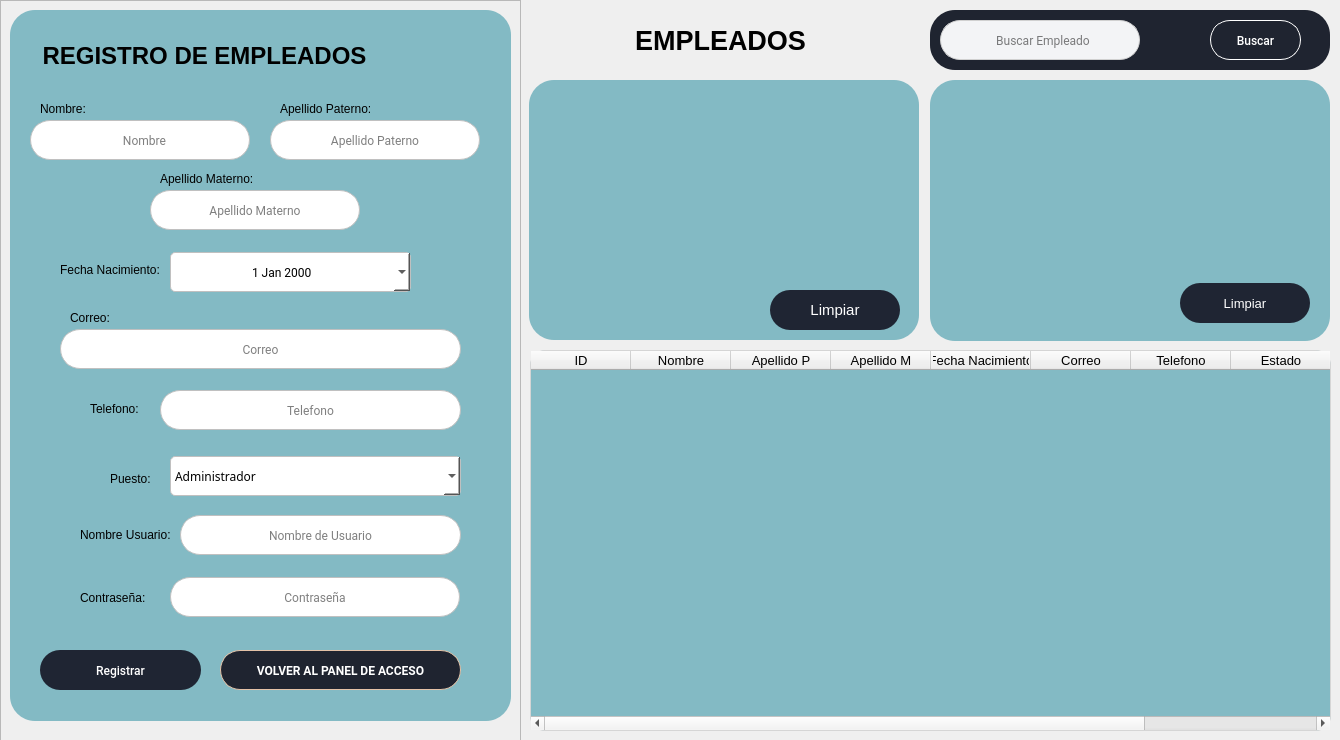
<?xml version="1.0" encoding="UTF-8"?>
<ui version="4.0">
 <class>MainWindow</class>
 <widget class="QMainWindow" name="MainWindow">
  <property name="geometry">
   <rect>
    <x>0</x>
    <y>0</y>
    <width>1340</width>
    <height>740</height>
   </rect>
  </property>
  <property name="windowTitle">
   <string>MainWindow</string>
  </property>
  <widget class="QWidget" name="centralwidget">
   <widget class="QFrame" name="frame_2">
    <property name="geometry">
     <rect>
      <x>930</x>
      <y>10</y>
      <width>400</width>
      <height>60</height>
     </rect>
    </property>
    <property name="styleSheet">
     <string notr="true">QFrame {
	background: #1f2430;
	border: #c0c0c0;
	border-radius: 25px;
}</string>
    </property>
    <property name="frameShape">
     <enum>QFrame::StyledPanel</enum>
    </property>
    <property name="frameShadow">
     <enum>QFrame::Raised</enum>
    </property>
    <widget class="QLineEdit" name="txtIdUsuario">
     <property name="geometry">
      <rect>
       <x>10</x>
       <y>10</y>
       <width>200</width>
       <height>40</height>
      </rect>
     </property>
     <property name="font">
      <font>
       <family>Roboto</family>
       <pointsize>9</pointsize>
      </font>
     </property>
     <property name="styleSheet">
      <string notr="true">QLineEdit {
	background: #f3f4f6;
	border: 1px solid #d0d0d0;
	border-radius: 20px;
}</string>
     </property>
     <property name="alignment">
      <set>Qt::AlignCenter</set>
     </property>
     <property name="placeholderText">
      <string>  Buscar Empleado</string>
     </property>
    </widget>
    <widget class="QPushButton" name="btnBuscar">
     <property name="geometry">
      <rect>
       <x>280</x>
       <y>10</y>
       <width>91</width>
       <height>40</height>
      </rect>
     </property>
     <property name="font">
      <font>
       <family>Roboto Medium</family>
       <pointsize>9</pointsize>
      </font>
     </property>
     <property name="styleSheet">
      <string notr="true">QPushButton {
	border: 1px solid #fff;
	border-radius: 20px;
	color: #fff;;
}

QPushButton:hover{
	border-radius: 20px;
	background-color: rgb(77, 92, 107);
	color: #fff;
}</string>
     </property>
     <property name="text">
      <string>Buscar</string>
     </property>
    </widget>
   </widget>
   <widget class="QTableWidget" name="tbwEmpleados">
    <property name="geometry">
     <rect>
      <x>530</x>
      <y>350</y>
      <width>801</width>
      <height>381</height>
     </rect>
    </property>
    <property name="font">
     <font>
      <pointsize>10</pointsize>
     </font>
    </property>
    <property name="styleSheet">
     <string notr="true">QTableWidget {
background: #83bac4;
border: 1px solid #D5D5D5;
border-radius: 15px;
}</string>
    </property>
    <column>
     <property name="text">
      <string>ID</string>
     </property>
    </column>
    <column>
     <property name="text">
      <string>Nombre</string>
     </property>
    </column>
    <column>
     <property name="text">
      <string>Apellido P</string>
     </property>
    </column>
    <column>
     <property name="text">
      <string>Apellido M</string>
     </property>
    </column>
    <column>
     <property name="text">
      <string>Fecha Nacimiento</string>
     </property>
    </column>
    <column>
     <property name="text">
      <string>Correo</string>
     </property>
    </column>
    <column>
     <property name="text">
      <string>Telefono</string>
     </property>
    </column>
    <column>
     <property name="text">
      <string>Estado</string>
     </property>
    </column>
    <column>
     <property name="text">
      <string>Puesto</string>
     </property>
    </column>
   </widget>
   <widget class="QTextEdit" name="txtRegistro">
    <property name="geometry">
     <rect>
      <x>529</x>
      <y>80</y>
      <width>390</width>
      <height>260</height>
     </rect>
    </property>
    <property name="font">
     <font>
      <family>Roboto Medium</family>
      <pointsize>8</pointsize>
     </font>
    </property>
    <property name="styleSheet">
     <string notr="true">QTextEdit  {
	background: #83bac4;
	border: #c0c0c0;
	border-radius: 25px;
}</string>
    </property>
    <property name="lineWidth">
     <number>1</number>
    </property>
    <property name="readOnly">
     <bool>true</bool>
    </property>
    <property name="html">
     <string>&lt;!DOCTYPE HTML PUBLIC &quot;-//W3C//DTD HTML 4.0//EN&quot; &quot;http://www.w3.org/TR/REC-html40/strict.dtd&quot;&gt;
&lt;html&gt;&lt;head&gt;&lt;meta name=&quot;qrichtext&quot; content=&quot;1&quot; /&gt;&lt;style type=&quot;text/css&quot;&gt;
p, li { white-space: pre-wrap; }
&lt;/style&gt;&lt;/head&gt;&lt;body style=&quot; font-family:'Roboto Medium'; font-size:8pt; font-weight:400; font-style:normal;&quot;&gt;
&lt;p style=&quot;-qt-paragraph-type:empty; margin-top:0px; margin-bottom:0px; margin-left:0px; margin-right:0px; -qt-block-indent:0; text-indent:0px;&quot;&gt;&lt;br /&gt;&lt;/p&gt;&lt;/body&gt;&lt;/html&gt;</string>
    </property>
   </widget>
   <widget class="QPushButton" name="btnLimpiar2">
    <property name="geometry">
     <rect>
      <x>770</x>
      <y>290</y>
      <width>130</width>
      <height>40</height>
     </rect>
    </property>
    <property name="font">
     <font>
      <family>MS Shell Dlg 2</family>
      <pointsize>11</pointsize>
     </font>
    </property>
    <property name="styleSheet">
     <string notr="true">QPushButton {
	background: #1f2533;
	border-radius: 20px;
	color: #fff;
}

QPushButton:hover{
	border-radius: 20px;
	background-color: rgb(77, 92, 107);
	color: #fff;
}</string>
    </property>
    <property name="text">
     <string>Limpiar</string>
    </property>
   </widget>
   <widget class="QTextEdit" name="txtDatos">
    <property name="geometry">
     <rect>
      <x>930</x>
      <y>80</y>
      <width>400</width>
      <height>261</height>
     </rect>
    </property>
    <property name="font">
     <font>
      <family>Roboto Medium</family>
      <pointsize>8</pointsize>
     </font>
    </property>
    <property name="styleSheet">
     <string notr="true">QTextEdit  {
	background: #83bac4;
	border: #c0c0c0;
	border-radius: 25px;
}</string>
    </property>
    <property name="lineWidth">
     <number>1</number>
    </property>
    <property name="readOnly">
     <bool>true</bool>
    </property>
    <property name="html">
     <string>&lt;!DOCTYPE HTML PUBLIC &quot;-//W3C//DTD HTML 4.0//EN&quot; &quot;http://www.w3.org/TR/REC-html40/strict.dtd&quot;&gt;
&lt;html&gt;&lt;head&gt;&lt;meta name=&quot;qrichtext&quot; content=&quot;1&quot; /&gt;&lt;style type=&quot;text/css&quot;&gt;
p, li { white-space: pre-wrap; }
&lt;/style&gt;&lt;/head&gt;&lt;body style=&quot; font-family:'Roboto Medium'; font-size:8pt; font-weight:400; font-style:normal;&quot;&gt;
&lt;p style=&quot;-qt-paragraph-type:empty; margin-top:0px; margin-bottom:0px; margin-left:0px; margin-right:0px; -qt-block-indent:0; text-indent:0px;&quot;&gt;&lt;br /&gt;&lt;/p&gt;&lt;/body&gt;&lt;/html&gt;</string>
    </property>
   </widget>
   <widget class="QPushButton" name="btnLimpiar">
    <property name="geometry">
     <rect>
      <x>1180</x>
      <y>283</y>
      <width>130</width>
      <height>40</height>
     </rect>
    </property>
    <property name="font">
     <font>
      <family>MS Shell Dlg 2</family>
      <pointsize>10</pointsize>
     </font>
    </property>
    <property name="styleSheet">
     <string notr="true">QPushButton {
	background: #1f2533;
	border-radius: 20px;
	color: #fff;
}

QPushButton:hover{
	border-radius: 20px;
	background-color: rgb(77, 92, 107);
	color: #fff;
}</string>
    </property>
    <property name="text">
     <string>Limpiar</string>
    </property>
   </widget>
   <widget class="QFrame" name="frame">
    <property name="geometry">
     <rect>
      <x>0</x>
      <y>0</y>
      <width>521</width>
      <height>751</height>
     </rect>
    </property>
    <property name="frameShape">
     <enum>QFrame::StyledPanel</enum>
    </property>
    <property name="frameShadow">
     <enum>QFrame::Raised</enum>
    </property>
    <widget class="QFrame" name="frame_3">
     <property name="geometry">
      <rect>
       <x>10</x>
       <y>10</y>
       <width>501</width>
       <height>711</height>
      </rect>
     </property>
     <property name="styleSheet">
      <string notr="true">QFrame #frame_3{
	background: #83bac4;
	border: #c0c0c0;
	border-radius: 25px;
}</string>
     </property>
     <property name="frameShape">
      <enum>QFrame::StyledPanel</enum>
     </property>
     <property name="frameShadow">
      <enum>QFrame::Raised</enum>
     </property>
     <widget class="QLabel" name="label_6">
      <property name="geometry">
       <rect>
        <x>70</x>
        <y>579</y>
        <width>91</width>
        <height>18</height>
       </rect>
      </property>
      <property name="font">
       <font>
        <family>Arial</family>
        <pointsize>9</pointsize>
       </font>
      </property>
      <property name="styleSheet">
       <string notr="true">QLabel {
border: none;
}</string>
      </property>
      <property name="text">
       <string>Contraseña:</string>
      </property>
     </widget>
     <widget class="QLabel" name="label_5">
      <property name="geometry">
       <rect>
        <x>70</x>
        <y>516</y>
        <width>100</width>
        <height>18</height>
       </rect>
      </property>
      <property name="font">
       <font>
        <family>Arial</family>
        <pointsize>9</pointsize>
       </font>
      </property>
      <property name="styleSheet">
       <string notr="true">QLabel {
border: none;
}</string>
      </property>
      <property name="text">
       <string>Nombre Usuario:</string>
      </property>
     </widget>
     <widget class="QLabel" name="label_4">
      <property name="geometry">
       <rect>
        <x>30</x>
        <y>90</y>
        <width>71</width>
        <height>18</height>
       </rect>
      </property>
      <property name="font">
       <font>
        <family>Arial</family>
        <pointsize>9</pointsize>
       </font>
      </property>
      <property name="styleSheet">
       <string notr="true">QLabel {
border: none;
}</string>
      </property>
      <property name="text">
       <string>Nombre:</string>
      </property>
     </widget>
     <widget class="QLabel" name="label_8">
      <property name="geometry">
       <rect>
        <x>60</x>
        <y>299</y>
        <width>61</width>
        <height>18</height>
       </rect>
      </property>
      <property name="font">
       <font>
        <family>Arial</family>
        <pointsize>9</pointsize>
       </font>
      </property>
      <property name="styleSheet">
       <string notr="true">QLabel {
border: none;
}
</string>
      </property>
      <property name="text">
       <string>Correo:</string>
      </property>
     </widget>
     <widget class="QLabel" name="label_9">
      <property name="geometry">
       <rect>
        <x>80</x>
        <y>390</y>
        <width>71</width>
        <height>18</height>
       </rect>
      </property>
      <property name="font">
       <font>
        <family>Arial</family>
        <pointsize>9</pointsize>
       </font>
      </property>
      <property name="styleSheet">
       <string notr="true">QLabel {
border: none;
}
</string>
      </property>
      <property name="text">
       <string>Telefono:</string>
      </property>
     </widget>
     <widget class="QLabel" name="label_7">
      <property name="geometry">
       <rect>
        <x>100</x>
        <y>460</y>
        <width>61</width>
        <height>18</height>
       </rect>
      </property>
      <property name="font">
       <font>
        <family>Arial</family>
        <pointsize>9</pointsize>
       </font>
      </property>
      <property name="styleSheet">
       <string notr="true">QLabel {
border: none;
}</string>
      </property>
      <property name="text">
       <string>Puesto:</string>
      </property>
     </widget>
     <widget class="QLabel" name="label_10">
      <property name="geometry">
       <rect>
        <x>270</x>
        <y>90</y>
        <width>101</width>
        <height>18</height>
       </rect>
      </property>
      <property name="font">
       <font>
        <family>Arial</family>
        <pointsize>9</pointsize>
       </font>
      </property>
      <property name="styleSheet">
       <string notr="true">QLabel {
border: none;
}</string>
      </property>
      <property name="text">
       <string>Apellido Paterno:</string>
      </property>
     </widget>
     <widget class="QLineEdit" name="txtNombre">
      <property name="geometry">
       <rect>
        <x>20</x>
        <y>110</y>
        <width>220</width>
        <height>40</height>
       </rect>
      </property>
      <property name="font">
       <font>
        <family>Roboto</family>
        <pointsize>9</pointsize>
       </font>
      </property>
      <property name="focusPolicy">
       <enum>Qt::StrongFocus</enum>
      </property>
      <property name="toolTipDuration">
       <number>1</number>
      </property>
      <property name="styleSheet">
       <string notr="true">QLineEdit {
	border: 1px solid #c0c0c0;
	border-radius: 20px;
	background: #fff;
}</string>
      </property>
      <property name="alignment">
       <set>Qt::AlignCenter</set>
      </property>
      <property name="placeholderText">
       <string>   Nombre</string>
      </property>
     </widget>
     <widget class="QLineEdit" name="txtPaterno">
      <property name="geometry">
       <rect>
        <x>260</x>
        <y>110</y>
        <width>210</width>
        <height>40</height>
       </rect>
      </property>
      <property name="font">
       <font>
        <family>Roboto</family>
        <pointsize>9</pointsize>
       </font>
      </property>
      <property name="focusPolicy">
       <enum>Qt::StrongFocus</enum>
      </property>
      <property name="toolTipDuration">
       <number>1</number>
      </property>
      <property name="styleSheet">
       <string notr="true">QLineEdit {
	border: 1px solid #c0c0c0;
	border-radius: 20px;
	background: #fff;
}</string>
      </property>
      <property name="alignment">
       <set>Qt::AlignCenter</set>
      </property>
      <property name="placeholderText">
       <string>Apellido Paterno</string>
      </property>
     </widget>
     <widget class="QLineEdit" name="txtUsuario">
      <property name="geometry">
       <rect>
        <x>170</x>
        <y>505</y>
        <width>281</width>
        <height>40</height>
       </rect>
      </property>
      <property name="font">
       <font>
        <family>Roboto</family>
        <pointsize>9</pointsize>
       </font>
      </property>
      <property name="focusPolicy">
       <enum>Qt::StrongFocus</enum>
      </property>
      <property name="toolTipDuration">
       <number>1</number>
      </property>
      <property name="styleSheet">
       <string notr="true">QLineEdit {
	border: 1px solid #c0c0c0;
	border-radius: 20px;
	background: #fff;
}</string>
      </property>
      <property name="alignment">
       <set>Qt::AlignCenter</set>
      </property>
      <property name="placeholderText">
       <string>Nombre de Usuario</string>
      </property>
     </widget>
     <widget class="QLineEdit" name="txtContrasenia">
      <property name="geometry">
       <rect>
        <x>160</x>
        <y>567</y>
        <width>290</width>
        <height>40</height>
       </rect>
      </property>
      <property name="font">
       <font>
        <family>Roboto</family>
        <pointsize>9</pointsize>
       </font>
      </property>
      <property name="focusPolicy">
       <enum>Qt::StrongFocus</enum>
      </property>
      <property name="toolTipDuration">
       <number>1</number>
      </property>
      <property name="styleSheet">
       <string notr="true">QLineEdit {
	border: 1px solid #c0c0c0;
	border-radius: 20px;
	background: #fff;
}</string>
      </property>
      <property name="alignment">
       <set>Qt::AlignCenter</set>
      </property>
      <property name="placeholderText">
       <string>Contraseña</string>
      </property>
     </widget>
     <widget class="QLineEdit" name="txtEmail">
      <property name="geometry">
       <rect>
        <x>50</x>
        <y>319</y>
        <width>401</width>
        <height>40</height>
       </rect>
      </property>
      <property name="font">
       <font>
        <family>Roboto</family>
        <pointsize>9</pointsize>
       </font>
      </property>
      <property name="focusPolicy">
       <enum>Qt::StrongFocus</enum>
      </property>
      <property name="toolTipDuration">
       <number>1</number>
      </property>
      <property name="styleSheet">
       <string notr="true">QLineEdit {
	border: 1px solid #c0c0c0;
	border-radius: 20px;
	background: #fff;
}</string>
      </property>
      <property name="alignment">
       <set>Qt::AlignCenter</set>
      </property>
      <property name="placeholderText">
       <string>Correo</string>
      </property>
     </widget>
     <widget class="QLineEdit" name="txtTelefono">
      <property name="geometry">
       <rect>
        <x>150</x>
        <y>380</y>
        <width>301</width>
        <height>40</height>
       </rect>
      </property>
      <property name="font">
       <font>
        <family>Roboto</family>
        <pointsize>9</pointsize>
       </font>
      </property>
      <property name="focusPolicy">
       <enum>Qt::StrongFocus</enum>
      </property>
      <property name="toolTipDuration">
       <number>1</number>
      </property>
      <property name="styleSheet">
       <string notr="true">QLineEdit {
	border: 1px solid #c0c0c0;
	border-radius: 20px;
	background: #fff;
}</string>
      </property>
      <property name="alignment">
       <set>Qt::AlignCenter</set>
      </property>
      <property name="placeholderText">
       <string>Telefono</string>
      </property>
     </widget>
     <widget class="QComboBox" name="cmbPuesto">
      <property name="geometry">
       <rect>
        <x>160</x>
        <y>446</y>
        <width>291</width>
        <height>40</height>
       </rect>
      </property>
      <property name="font">
       <font>
        <family>SF UI Display SemBd</family>
        <pointsize>9</pointsize>
       </font>
      </property>
      <property name="focusPolicy">
       <enum>Qt::StrongFocus</enum>
      </property>
      <property name="toolTipDuration">
       <number>3</number>
      </property>
      <property name="autoFillBackground">
       <bool>false</bool>
      </property>
      <property name="styleSheet">
       <string notr="true">QComboBox {
	border: 1px solid #c0c0c0;
	border-radius: 5px;
	background: #fff;
	text-align: center;
}</string>
      </property>
      <property name="currentIndex">
       <number>0</number>
      </property>
      <property name="frame">
       <bool>true</bool>
      </property>
      <item>
       <property name="text">
        <string>Administrador</string>
       </property>
      </item>
      <item>
       <property name="text">
        <string>Cajero</string>
       </property>
      </item>
      <item>
       <property name="text">
        <string>Almacen</string>
       </property>
      </item>
      <item>
       <property name="text">
        <string>Gerente general</string>
       </property>
      </item>
     </widget>
     <widget class="QPushButton" name="btnRegistrar">
      <property name="geometry">
       <rect>
        <x>30</x>
        <y>640</y>
        <width>161</width>
        <height>40</height>
       </rect>
      </property>
      <property name="font">
       <font>
        <family>Roboto Medium</family>
        <pointsize>9</pointsize>
       </font>
      </property>
      <property name="styleSheet">
       <string notr="true">QPushButton {
	background: #1f2533;
	border-radius: 20px;
	color: #fff;
}

QPushButton:hover{
	border-radius: 20px;
	background-color: rgb(77, 92, 107);
	color: #fff;
}</string>
      </property>
      <property name="text">
       <string>Registrar</string>
      </property>
     </widget>
     <widget class="QLabel" name="label_11">
      <property name="geometry">
       <rect>
        <x>50</x>
        <y>250</y>
        <width>110</width>
        <height>20</height>
       </rect>
      </property>
      <property name="font">
       <font>
        <family>Arial</family>
        <pointsize>9</pointsize>
       </font>
      </property>
      <property name="styleSheet">
       <string notr="true">QLabel {
border: none;
}
</string>
      </property>
      <property name="text">
       <string>Fecha Nacimiento:</string>
      </property>
     </widget>
     <widget class="QDateEdit" name="dateNacimiento">
      <property name="geometry">
       <rect>
        <x>160</x>
        <y>242</y>
        <width>241</width>
        <height>40</height>
       </rect>
      </property>
      <property name="font">
       <font>
        <family>Roboto</family>
        <pointsize>9</pointsize>
       </font>
      </property>
      <property name="styleSheet">
       <string notr="true">* {
	border: 1px solid #c0c0c0;
	border-radius: 5px;
	background: #fff;
	text-align: center;
}</string>
      </property>
      <property name="alignment">
       <set>Qt::AlignCenter</set>
      </property>
      <property name="calendarPopup">
       <bool>true</bool>
      </property>
     </widget>
     <widget class="QLineEdit" name="txtMaterno">
      <property name="geometry">
       <rect>
        <x>140</x>
        <y>180</y>
        <width>210</width>
        <height>40</height>
       </rect>
      </property>
      <property name="font">
       <font>
        <family>Roboto</family>
        <pointsize>9</pointsize>
       </font>
      </property>
      <property name="focusPolicy">
       <enum>Qt::StrongFocus</enum>
      </property>
      <property name="toolTipDuration">
       <number>1</number>
      </property>
      <property name="styleSheet">
       <string notr="true">QLineEdit {
	border: 1px solid #c0c0c0;
	border-radius: 20px;
	background: #fff;
}</string>
      </property>
      <property name="alignment">
       <set>Qt::AlignCenter</set>
      </property>
      <property name="placeholderText">
       <string>Apellido Materno</string>
      </property>
     </widget>
     <widget class="QLabel" name="label_12">
      <property name="geometry">
       <rect>
        <x>150</x>
        <y>160</y>
        <width>101</width>
        <height>18</height>
       </rect>
      </property>
      <property name="font">
       <font>
        <family>Arial</family>
        <pointsize>9</pointsize>
       </font>
      </property>
      <property name="styleSheet">
       <string notr="true">QLabel {
border: none;
}</string>
      </property>
      <property name="text">
       <string>Apellido Materno:</string>
      </property>
     </widget>
     <widget class="QLabel" name="label_2">
      <property name="geometry">
       <rect>
        <x>29</x>
        <y>25</y>
        <width>331</width>
        <height>41</height>
       </rect>
      </property>
      <property name="font">
       <font>
        <family>Arial</family>
        <pointsize>18</pointsize>
        <weight>75</weight>
        <bold>true</bold>
       </font>
      </property>
      <property name="styleSheet">
       <string notr="true">color: rgb(0, 0, 0);</string>
      </property>
      <property name="text">
       <string>REGISTRO DE EMPLEADOS</string>
      </property>
      <property name="alignment">
       <set>Qt::AlignCenter</set>
      </property>
     </widget>
     <widget class="QLabel" name="label">
      <property name="geometry">
       <rect>
        <x>340</x>
        <y>-30</y>
        <width>151</width>
        <height>141</height>
       </rect>
      </property>
      <property name="text">
       <string/>
      </property>
      <property name="pixmap">
       <pixmap>recursos/Empleados.png</pixmap>
      </property>
      <property name="scaledContents">
       <bool>true</bool>
      </property>
     </widget>
     <widget class="QPushButton" name="btnVolver">
      <property name="geometry">
       <rect>
        <x>210</x>
        <y>640</y>
        <width>241</width>
        <height>40</height>
       </rect>
      </property>
      <property name="font">
       <font>
        <family>Roboto</family>
        <pointsize>9</pointsize>
        <weight>75</weight>
        <bold>true</bold>
       </font>
      </property>
      <property name="styleSheet">
       <string notr="true">QPushButton {
	background: #1f2430;
	border: 1px solid #e3c2a7;
	border-radius: 20px;
	color: #fff;
}

QPushButton:hover{	
	border-radius: 20px;
	background-color: rgb(77, 92, 107);
	color: #fff;
}
</string>
      </property>
      <property name="text">
       <string>VOLVER AL PANEL DE ACCESO</string>
      </property>
     </widget>
    </widget>
   </widget>
   <widget class="QLabel" name="label_3">
    <property name="geometry">
     <rect>
      <x>540</x>
      <y>20</y>
      <width>361</width>
      <height>41</height>
     </rect>
    </property>
    <property name="font">
     <font>
      <family>Arial</family>
      <pointsize>20</pointsize>
      <weight>75</weight>
      <bold>true</bold>
     </font>
    </property>
    <property name="styleSheet">
     <string notr="true">color: rgb(0, 0, 0);</string>
    </property>
    <property name="text">
     <string>EMPLEADOS</string>
    </property>
    <property name="alignment">
     <set>Qt::AlignCenter</set>
    </property>
   </widget>
   <zorder>txtRegistro</zorder>
   <zorder>frame_2</zorder>
   <zorder>tbwEmpleados</zorder>
   <zorder>btnLimpiar2</zorder>
   <zorder>txtDatos</zorder>
   <zorder>btnLimpiar</zorder>
   <zorder>frame</zorder>
   <zorder>label_3</zorder>
  </widget>
 </widget>
 <resources/>
 <connections/>
</ui>
